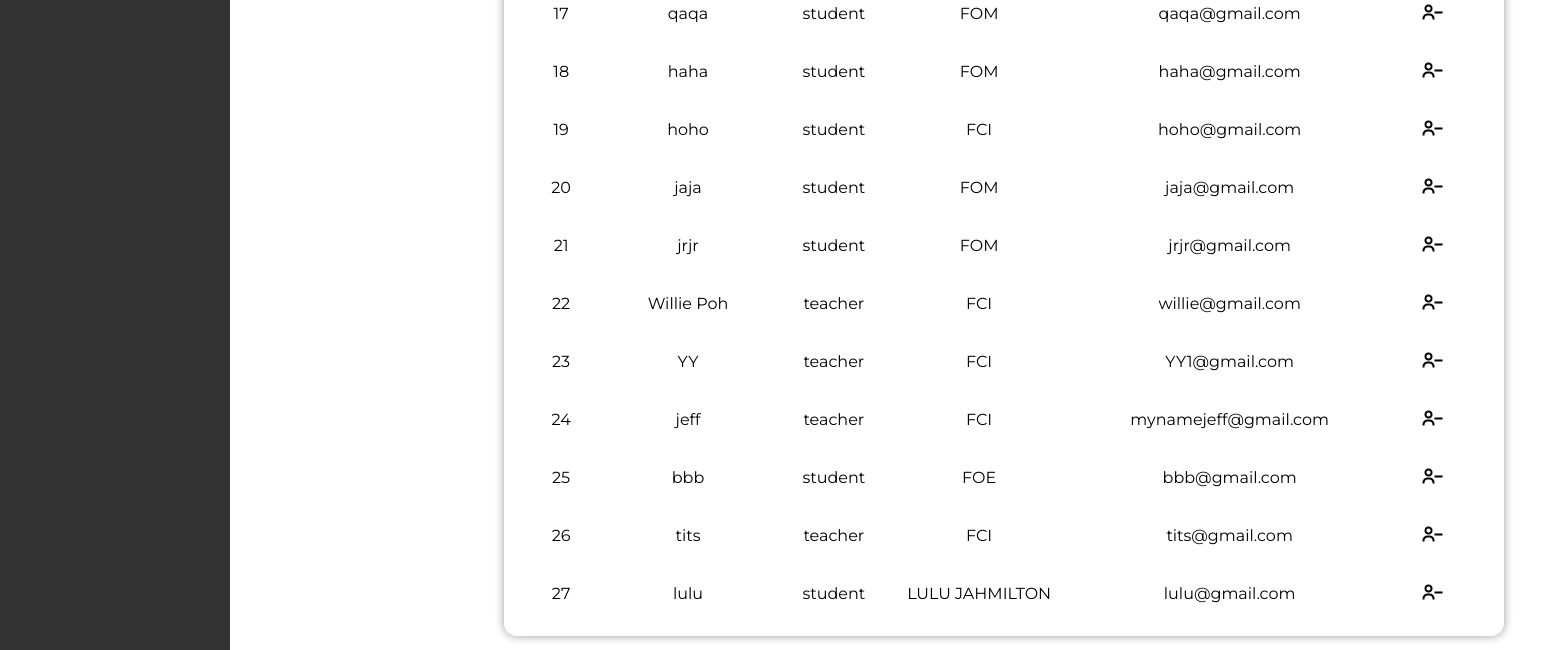
The page /usercontrol (lower part) on the database as committed earlier.
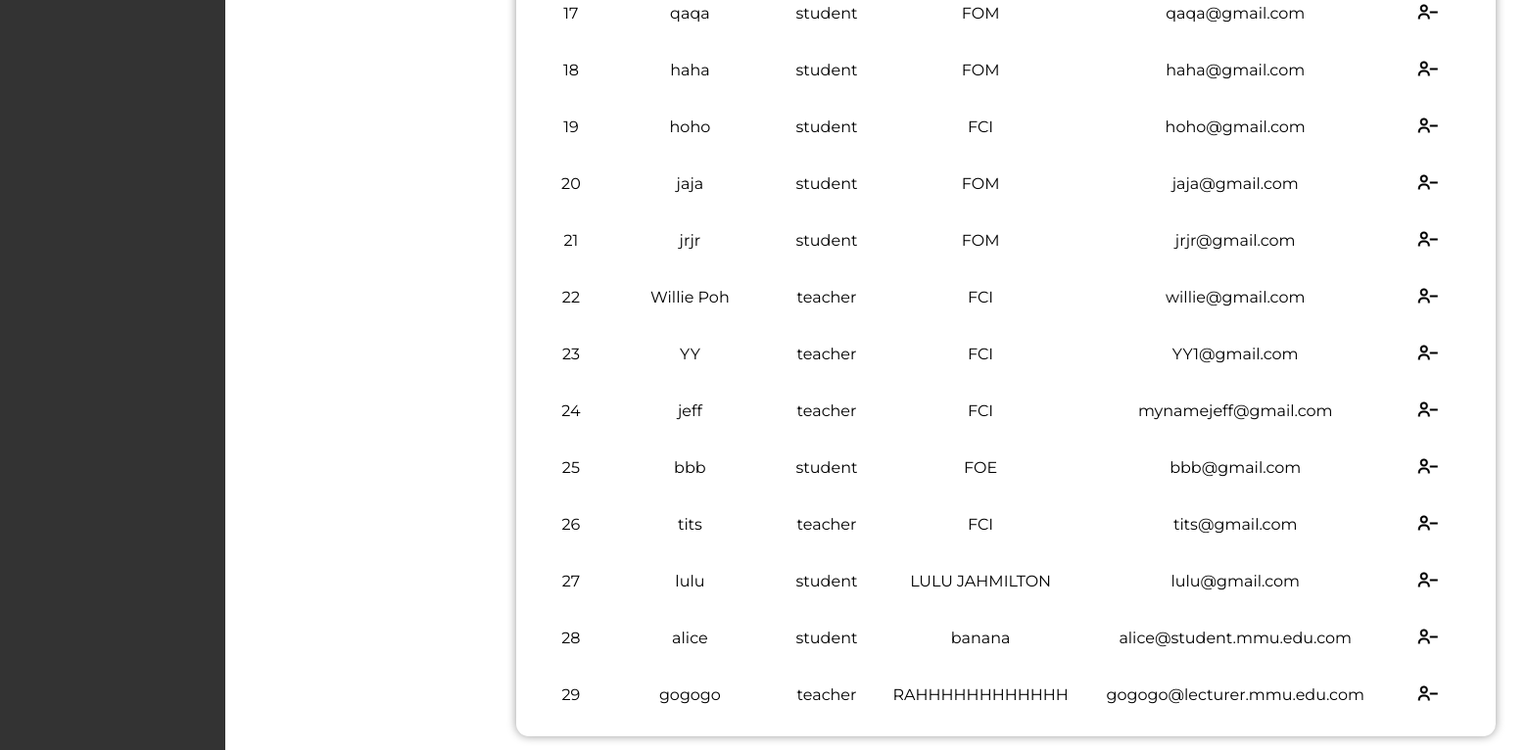
The same page on the database as committed later.
### tables this page shows
CREATE TABLE users (
        id INTEGER PRIMARY KEY AUTOINCREMENT,
        role TEXT NOT NULL,
        faculty TEXT NOT NULL,
        username TEXT NOT NULL UNIQUE,
        email TEXT NOT NULL UNIQUE,
        phone_number TEXT NOT NULL UNIQUE,
        password TEXT NOT NULL
        );

### app.py (the view)
@app.route("/usercontrol")
def usercontrol():
    conn = get_db_connection()
    cursor = conn.cursor()
    cursor.execute("SELECT * FROM users")
    user_data = cursor.fetchall()
    conn.close()
    return render_template("usercontrol.html", users=user_data)

### app.py (called while the page is built)
def get_db_connection():
    con = sqlite3.connect("database.db")
    con.row_factory = sqlite3.Row
    return con

### templates/usercontrol.html (shortened to what this page needs)
<!DOCTYPE html>
<html lang="en">
<head>
    <link rel="stylesheet" href="../static/style.css">
    <link href='https://unpkg.com/boxicons@2.1.4/css/boxicons.min.css'rel='stylesheet'>
</head>
<body>
    <div class="sidebar">
    </div>
    <div class="user-main">
        <div class="table" id="customers_table">
            <div class="table__body">
                <table>
                    <tbody>
                        {% for user in users %}
                        <form action="/delete_user" method="POST">
                            <tr>
                                <td> {{ loop.index }} </td>
                                <td>{{ user[3] }}</td>
                                <td>{{ user[1] }}</td>
                                <td> {{ user[2] }} </td>
                                <td> {{ user[4] }}</td>
                                <td>
                                    <button type="submit"><i class='bx bx-user-minus'></i></button>
                                </td>
                            </tr>
                        </form>
                        {% endfor %}
                    </tbody>
                </table>
            </div>
        </div>
    </div>
</body>
</html>

### static/style.css (style rules this page uses)
* { margin: 0; padding: 0; box-sizing: border-box; font-family: 'Montserrat'; }
body { font-family: 'Montserrat', sans-serif; background-color: white; justify-content: center; align-items: center; margin: 0; padding: 0; min-width: 100vh; }
.bx { font-size: 24px; color: #333; }
.sidebar { height: calc(200vh - 60px); width: 230px; position: absolute; top: 60px; left: 0; background-color: #333; padding-top: 20px; overflow-y: auto; }
.table { position: relative; width: 1000px; box-shadow: 0 0 10px rgba(0, 0, 0, 0.4); border-radius: 12.8px; display: flex; justify-content: center; flex-direction: column; margin-top: 20px; left: 20%; }
.table__body { width: 95%; max-height: calc(89vh - 16px); background-color: #fffb; margin: 12.8px auto; border-radius: 9.6px; overflow: auto; overflow: overlay; }
table { width: 100%; }
table, th, td { border-collapse: collapse; padding: 16px; text-align: center; }
.table__body button { background-color: transparent; border: none; color: black; justify-content: center; }
.table__body i { border: none; color: black; }

Rows that differ between the two databases and show on the page:
added users: username "alice", role "student", faculty "banana", email "alice@student.mmu.edu.com"
added users: username "gogogo", role "teacher", faculty "RAHHHHHHHHHHHH", email "gogogo@lecturer.mmu.edu.com"
